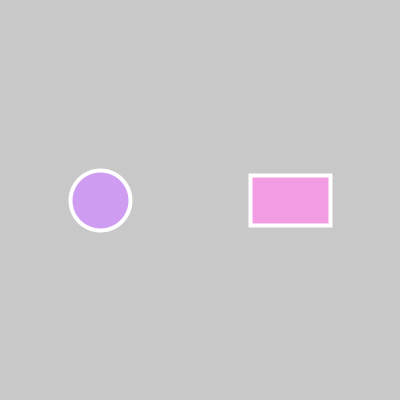
Frame 1 (no input)
Frame 60 (the mouse pressed at the canvas centre just before this capture): identical to frame 1, image omitted
Frame 120 (the mouse held since frame 60 and released just before this capture): identical to frame 1, image omitted

The Processing sketch that drew this single still picture (run headless with seeded random() and noise(); from frame 60 on, the mouse is pressed at the canvas centre):

// Processing sketch: processing_68972
// ── processing_68972.pde

/// EXERCICE DE RATTRAPPAGE EDM4600 - BOUTONS ET BOUCLES \\\
/// GABRIELLE SIGMEN MERCIER \\\

int etatE; //ellipse
int etatR; //rectangle

//variables ellipse
float ellipseX = 100;
float ellipseY = 200;

//variables rectangle
float rectX = 250;
float rectY = 175;
float rectW = 80;
float rectH = 50;

//variable while
float i; //lignes

//variables vitesse
float v; //rect
float v2; //ellipse

///////////////////////////////////SETUP///////////////////////////////

void setup() {
  size(400, 400);
  smooth();  
  strokeWeight(4);
  stroke(255);

  etatE = 0;
  etatR = 0;
}

///////////////////////////////////DRAW////////////////////////////////

void draw() {
  background(200);

  // bouton rectangle
  if ( etatR == 1 ) {
    //boucle while
    i = 0;
    while ( i < v ) { 
      line(0, i, height, i); 
      i = i + 15;
    }
    v += 7;  
    v = constrain(v, 1, 400);

    fill(234, 5, 193); //etatR 1
  } 
  else {
    fill (242, 157, 227); // etatR 0
    if (v > 0 ) {
      v -= 7;
    }
    i = 0;
    while ( i < v ) { 
      line(0, i, height, i); 
      i = i + 15;
    }
  }  


  rect ( rectX, rectY, rectW, rectH );

  // bouton ellipse
  if ( etatE == 1 ) {
    //soleil
    float soleilX = 100;
    float soleilY = 200;
    int nombreDeRayons = 40;
    int longueurDesRayons = 50;

    float tranche = TWO_PI / nombreDeRayons;
    float rads = 0;
    float ratio = 0.75;

    while ( rads < v2 ) {
      float soleilX1 = soleilX+cos(rads) * longueurDesRayons * ratio;
      float soleilY1 = soleilY + sin(rads) * longueurDesRayons * ratio;
      float soleilX2 = soleilX+cos(rads) * longueurDesRayons;
      float soleilY2 = soleilY + sin(rads) * longueurDesRayons;
      line(soleilX1, soleilY1, soleilX2, soleilY2 );
      rads = rads + tranche;
    }
    v2 += 0.5;
    v2 = constrain(v2, 1, TWO_PI);

    fill(135, 11, 224); // etatR 1
  } 
  else {
    fill (206, 157, 242); //etatR 0
    float soleilX = 100;
    float soleilY = 200;
    int nombreDeRayons = 40;
    int longueurDesRayons = 50;

    float tranche = TWO_PI / nombreDeRayons;
    float rads = 0;
    float ratio = 0.75;
    while ( rads < v2 ) {
      float soleilX1 = soleilX+cos(rads) * longueurDesRayons * ratio;
      float soleilY1 = soleilY + sin(rads) * longueurDesRayons * ratio;
      float soleilX2 = soleilX+cos(rads) * longueurDesRayons;
      float soleilY2 = soleilY + sin(rads) * longueurDesRayons;
      line(soleilX1, soleilY1, soleilX2, soleilY2 );
      rads = rads + tranche;
    }
    v2 -= 0.5;
  }

  ellipse (ellipseX, ellipseY, 60, 60);
}

//////////////////////////////////SOURIS///////////////////////////////

void mousePressed() {

  // bouton ellipse on
  float distance = dist( mouseX, mouseY, ellipseX, ellipseY ) ;
  if (distance < 30 ) {

    if (etatE == 0) {
      etatE =  1;
    } 
    else {
      etatE = 0;
    }
  }

  // bouton rect on  
  if ( mouseX > rectX && mouseX < (rectX+rectW) && mouseY > rectY && mouseY < (rectY+rectH) ) {

    if (etatR == 0 ) {
      etatR = 1;
    } 
    else {
      etatR = 0;
    }
  }
  rect( rectX, rectY, rectW, rectH );
}

void mouseReleased() {

  //bouton rect off
  if ( mouseX > rectX && mouseX < (rectX+rectW) && mouseY > rectY && mouseY < (rectY+rectH) ) {
    etatR = 0;
  }
}
